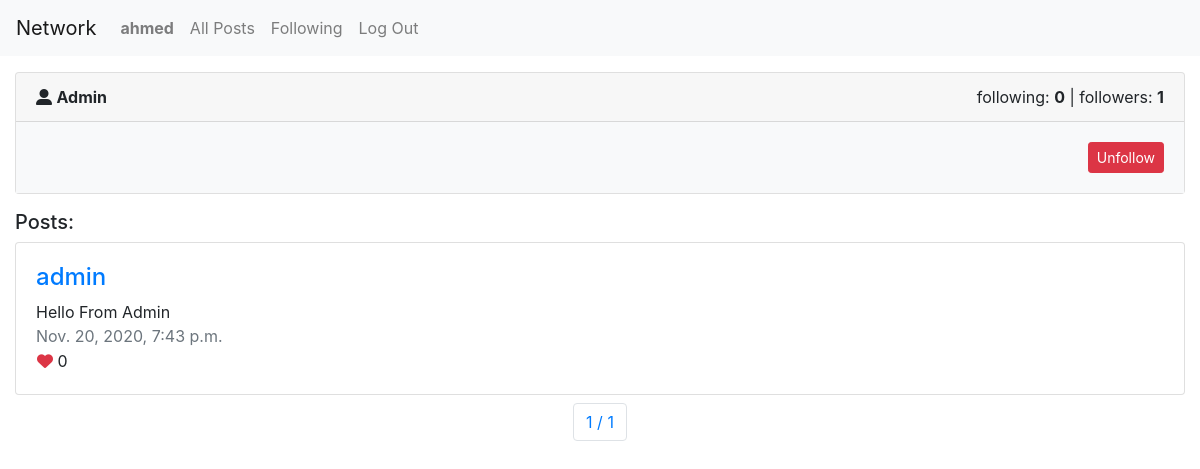
The page /profile/2 (signed in) on the database its author committed.
### network/models.py (models this page shows, shortened)
class User(AbstractUser):
    pass

class Post(models.Model):
    content = models.CharField(max_length=250)
    created_by = models.ForeignKey(User,null=True, blank=True, on_delete=DO_NOTHING, related_name="users")
    likes = models.IntegerField(default=0)
    created_date = models.DateTimeField()

### network/views.py (the view)
# urls.py: path("profile/<int:profile_id>", views.getProfile, name="profile"),
@login_required(login_url='/login')
def getProfile(request, profile_id):
    try:
        profile = User.objects.get(pk=profile_id)
        following = profile.following.count()
        followersCount = profile.followers.count()
        posts = Post.objects.filter(created_by=profile.id).all().order_by('-created_date')
        is_followed = profile.followers.filter(following_id = profile_id).exists()
        paginator= Paginator(posts, 10);
        page_number = request.GET.get('page')
        post_page = paginator.get_page(page_number)
    except User.DoesNotExist:
        raise CommandError("Post not saved")
    return render(request, "network/profile.html", {
        "profile": profile,
        "following": following,
        "followers" : followersCount,
        "is_followed": is_followed,
        "posts": post_page
    })

### network/templates/network/profile.html (shortened to what this page needs)
{% extends "network/layout.html" %}
{% block body %}
<div class="container-fluid mt-3">
    <div class="card">
        <div class="card-header">
          <div class="float-left">
            <i class="fas fa-user-alt"></i>
            <span class="font-weight-bold text-capitalize">{{ profile }}</span>
          </div>
          <div class="float-right">
            <div>
                <span>following: <strong>{{following}}</strong></span> |
                <span>followers: <strong>{{followers}}</strong></span>
            </div>
          </div>
        </div>
        <div class="card-body bg-light">
        {% if user.id != profile.id%}
        <div class="float-right">
            {% if is_followed %}
                <a href="#" class="btn btn-danger btn-sm">Unfollow</a>
            {% else %}
                <a href="#" class="btn btn-primary btn-sm">Follow</a>
            {% endif  %}
        </div>
        {% endif %}
        </div>
    </div>
</div>
<div class="container-fluid mt-3">
    <h5>Posts: </h5>
    {% for post in posts %}
    <div class="row mt-2">
        <div class="col-md-12">
            <div class="card">
                <div class="card-body">
                    <div class="post-detail">
                        <h4>
                            <a href="{% url 'profile' post.created_by.id %}">
                                {{ post.created_by }}
                            </a>
                        </h4>
                        <div class="post-content">
                            {{ post.content }}
                        </div>
                        <span class="text-muted">{{ post.created_date }}</span>
                        <div class="post-reaction">
                            <button type="button" class="btn p-0">
                                <i class="fas fa-heart text-danger"></i>
                                <span class="font-weight-normal">{{post.likes}}</span>
                            </button>
                        </div>
                    </div>
                </div>
            </div>
        </div>
    </div>
    {% endfor %}
    <div class="row mt-2">
        <div class="col-md-12">
            <nav aria-label="pagination">
                <ul class="pagination justify-content-center">
                    <li class="page-item">
                        <a class="page-link" href="#"> {{ posts.number }} / {{ posts.paginator.num_pages }}</a>
                    </li>
                </ul>
            </nav>
        </div>
    </div>
</div>
{% endblock %}

### network/templates/network/layout.html (shortened to what this page needs)
{% load static %}
<!DOCTYPE html>
<html lang="en">
    <head>
        <link rel="stylesheet" href="https://stackpath.bootstrapcdn.com/bootstrap/4.4.1/css/bootstrap.min.css">
        <link href="{% static 'network/styles.css' %}" rel="stylesheet">
    </head>
    <body>
        <nav class="navbar navbar-expand-lg navbar-light bg-light">
            <a class="navbar-brand" href="#">Network</a>
            <div>
              <ul class="navbar-nav mr-auto">
                {% if user.is_authenticated %}
                    <li class="nav-item">
                        <a class="nav-link" href="{% url 'index' %}"><strong>{{ user.username }}</strong></a>
                    </li>
                {% endif %}
                <li class="nav-item">
                  <a class="nav-link" href="{% url 'posts' %}">All Posts</a>
                </li>
                {% if user.is_authenticated %}
                    <li class="nav-item">
                        <a class="nav-link" href="{% url 'following' %}">Following</a>
                    </li>
                    <li class="nav-item">
                        <a class="nav-link" href="{% url 'logout' %}">Log Out</a>
                    </li>
                {% endif %}
              </ul>
            </div>
          </nav>
        <div class="body">
            {% block body %}
            {% endblock %}
        </div>
    </body>
</html>

### rows shown on the page
User: username "ahmed"
User: username "Admin"
Post: created_by "admin", content "Hello From Admin", created_date "Nov. 20, 2020, 7:43 p.m.", likes "0"

### other values the page prints
{{ following }} "0"
{{ followers }} "1"
{{ posts.number }} "1"
{{ posts.paginator.num_pages }} "1"
